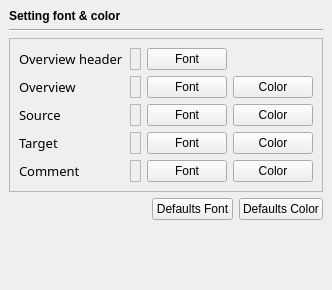
        <widget class="QWidget" name="interface" >
         <layout class="QGridLayout" >
          <property name="margin" >
           <number>9</number>
          </property>
          <property name="spacing" >
           <number>6</number>
          </property>
          <item row="3" column="1" >
           <widget class="QPushButton" name="bntDefaultsFont" >
            <property name="sizePolicy" >
             <sizepolicy>
              <hsizetype>0</hsizetype>
              <vsizetype>0</vsizetype>
              <horstretch>0</horstretch>
              <verstretch>0</verstretch>
             </sizepolicy>
            </property>
            <property name="text" >
             <string>Defaults Font</string>
            </property>
           </widget>
          </item>
          <item row="2" column="0" colspan="3" >
           <widget class="QFrame" name="frame2" >
            <property name="sizePolicy" >
             <sizepolicy>
              <hsizetype>7</hsizetype>
              <vsizetype>0</vsizetype>
              <horstretch>0</horstretch>
              <verstretch>0</verstretch>
             </sizepolicy>
            </property>
            <property name="frameShape" >
             <enum>QFrame::StyledPanel</enum>
            </property>
            <property name="frameShadow" >
             <enum>QFrame::Raised</enum>
            </property>
            <layout class="QGridLayout" >
             <property name="margin" >
              <number>9</number>
             </property>
             <property name="spacing" >
              <number>6</number>
             </property>
             <item row="0" column="0" >
              <widget class="QLabel" name="label2_4" >
               <property name="sizePolicy" >
                <sizepolicy>
                 <hsizetype>7</hsizetype>
                 <vsizetype>0</vsizetype>
                 <horstretch>0</horstretch>
                 <verstretch>0</verstretch>
                </sizepolicy>
               </property>
               <property name="font" >
                <font>
                 <family>Sans Serif</family>
                 <pointsize>10</pointsize>
                 <weight>50</weight>
                 <italic>false</italic>
                 <bold>false</bold>
                 <underline>false</underline>
                 <strikeout>false</strikeout>
                </font>
               </property>
               <property name="text" >
                <string>Overview header</string>
               </property>
               <property name="scaledContents" >
                <bool>true</bool>
               </property>
               <property name="wordWrap" >
                <bool>true</bool>
               </property>
               <property name="indent" >
                <number>0</number>
               </property>
              </widget>
             </item>
             <item row="1" column="0" >
              <widget class="QLabel" name="label2_5" >
               <property name="sizePolicy" >
                <sizepolicy>
                 <hsizetype>7</hsizetype>
                 <vsizetype>0</vsizetype>
                 <horstretch>0</horstretch>
                 <verstretch>0</verstretch>
                </sizepolicy>
               </property>
               <property name="font" >
                <font>
                 <family>Sans Serif</family>
                 <pointsize>10</pointsize>
                 <weight>50</weight>
                 <italic>false</italic>
                 <bold>false</bold>
                 <underline>false</underline>
                 <strikeout>false</strikeout>
                </font>
               </property>
               <property name="text" >
                <string>Overview</string>
               </property>
               <property name="scaledContents" >
                <bool>true</bool>
               </property>
               <property name="wordWrap" >
                <bool>true</bool>
               </property>
               <property name="indent" >
                <number>0</number>
               </property>
              </widget>
             </item>
             <item row="2" column="0" >
              <widget class="QLabel" name="Source_2" >
               <property name="sizePolicy" >
                <sizepolicy>
                 <hsizetype>7</hsizetype>
                 <vsizetype>0</vsizetype>
                 <horstretch>0</horstretch>
                 <verstretch>0</verstretch>
                </sizepolicy>
               </property>
               <property name="font" >
                <font>
                 <family>Sans Serif</family>
                 <pointsize>10</pointsize>
                 <weight>50</weight>
                 <italic>false</italic>
                 <bold>false</bold>
                 <underline>false</underline>
                 <strikeout>false</strikeout>
                </font>
               </property>
               <property name="text" >
                <string>Source</string>
               </property>
              </widget>
             </item>
             <item row="3" column="0" >
              <widget class="QLabel" name="label4_3" >
               <property name="sizePolicy" >
                <sizepolicy>
                 <hsizetype>7</hsizetype>
                 <vsizetype>0</vsizetype>
                 <horstretch>0</horstretch>
                 <verstretch>0</verstretch>
                </sizepolicy>
               </property>
               <property name="font" >
                <font>
                 <family>Sans Serif</family>
                 <pointsize>10</pointsize>
                 <weight>50</weight>
                 <italic>false</italic>
                 <bold>false</bold>
                 <underline>false</underline>
                 <strikeout>false</strikeout>
                </font>
               </property>
               <property name="text" >
                <string>Target</string>
               </property>
              </widget>
             </item>
             <item row="4" column="0" >
              <widget class="QLabel" name="lblsupportteam_2" >
               <property name="sizePolicy" >
                <sizepolicy>
                 <hsizetype>7</hsizetype>
                 <vsizetype>0</vsizetype>
                 <horstretch>0</horstretch>
                 <verstretch>0</verstretch>
                </sizepolicy>
               </property>
               <property name="font" >
                <font>
                 <family>Sans Serif</family>
                 <pointsize>10</pointsize>
                 <weight>50</weight>
                 <italic>false</italic>
                 <bold>false</bold>
                 <underline>false</underline>
                 <strikeout>false</strikeout>
                </font>
               </property>
               <property name="text" >
                <string>Comment</string>
               </property>
              </widget>
             </item>
             <item row="2" column="3" >
              <widget class="QPushButton" name="btnColorSource" >
               <property name="text" >
                <string>Color</string>
               </property>
              </widget>
             </item>
             <item row="4" column="3" >
              <widget class="QPushButton" name="btnColorComment" >
               <property name="text" >
                <string>Color</string>
               </property>
              </widget>
             </item>
             <item row="4" column="2" >
              <widget class="QPushButton" name="bntFontComment" >
               <property name="sizePolicy" >
                <sizepolicy>
                 <hsizetype>0</hsizetype>
                 <vsizetype>0</vsizetype>
                 <horstretch>0</horstretch>
                 <verstretch>0</verstretch>
                </sizepolicy>
               </property>
               <property name="text" >
                <string>Font</string>
               </property>
              </widget>
             </item>
             <item row="3" column="2" >
              <widget class="QPushButton" name="bntFontTarget" >
               <property name="sizePolicy" >
                <sizepolicy>
                 <hsizetype>0</hsizetype>
                 <vsizetype>0</vsizetype>
                 <horstretch>0</horstretch>
                 <verstretch>0</verstretch>
                </sizepolicy>
               </property>
               <property name="text" >
                <string>Font</string>
               </property>
              </widget>
             </item>
             <item row="2" column="2" >
              <widget class="QPushButton" name="bntFontSource" >
               <property name="sizePolicy" >
                <sizepolicy>
                 <hsizetype>0</hsizetype>
                 <vsizetype>0</vsizetype>
                 <horstretch>0</horstretch>
                 <verstretch>0</verstretch>
                </sizepolicy>
               </property>
               <property name="text" >
                <string>Font</string>
               </property>
              </widget>
             </item>
             <item row="1" column="2" >
              <widget class="QPushButton" name="bntFontOverview" >
               <property name="sizePolicy" >
                <sizepolicy>
                 <hsizetype>0</hsizetype>
                 <vsizetype>0</vsizetype>
                 <horstretch>0</horstretch>
                 <verstretch>0</verstretch>
                </sizepolicy>
               </property>
               <property name="text" >
                <string>Font</string>
               </property>
              </widget>
             </item>
             <item row="4" column="1" >
              <widget class="QLabel" name="lblComment" >
               <property name="sizePolicy" >
                <sizepolicy>
                 <hsizetype>7</hsizetype>
                 <vsizetype>0</vsizetype>
                 <horstretch>0</horstretch>
                 <verstretch>0</verstretch>
                </sizepolicy>
               </property>
               <property name="font" >
                <font>
                 <family>Sans Serif</family>
                 <pointsize>11</pointsize>
                 <weight>50</weight>
                 <italic>false</italic>
                 <bold>false</bold>
                 <underline>false</underline>
                 <strikeout>false</strikeout>
                </font>
               </property>
               <property name="frameShape" >
                <enum>QFrame::StyledPanel</enum>
               </property>
               <property name="text" >
                <string/>
               </property>
              </widget>
             </item>
             <item row="2" column="1" >
              <widget class="QLabel" name="lblSource" >
               <property name="sizePolicy" >
                <sizepolicy>
                 <hsizetype>7</hsizetype>
                 <vsizetype>0</vsizetype>
                 <horstretch>0</horstretch>
                 <verstretch>0</verstretch>
                </sizepolicy>
               </property>
               <property name="font" >
                <font>
                 <family>Sans Serif</family>
                 <pointsize>11</pointsize>
                 <weight>50</weight>
                 <italic>false</italic>
                 <bold>false</bold>
                 <underline>false</underline>
                 <strikeout>false</strikeout>
                </font>
               </property>
               <property name="frameShape" >
                <enum>QFrame::StyledPanel</enum>
               </property>
               <property name="text" >
                <string/>
               </property>
              </widget>
             </item>
             <item row="1" column="1" >
              <widget class="QLabel" name="lblOverView" >
               <property name="sizePolicy" >
                <sizepolicy>
                 <hsizetype>7</hsizetype>
                 <vsizetype>0</vsizetype>
                 <horstretch>0</horstretch>
                 <verstretch>0</verstretch>
                </sizepolicy>
               </property>
               <property name="font" >
                <font>
                 <family>Sans Serif</family>
                 <pointsize>11</pointsize>
                 <weight>50</weight>
                 <italic>false</italic>
                 <bold>false</bold>
                 <underline>false</underline>
                 <strikeout>false</strikeout>
                </font>
               </property>
               <property name="frameShape" >
                <enum>QFrame::StyledPanel</enum>
               </property>
               <property name="text" >
                <string/>
               </property>
              </widget>
             </item>
             <item row="0" column="2" >
              <widget class="QPushButton" name="bntFontOverviewHeader" >
               <property name="sizePolicy" >
                <sizepolicy>
                 <hsizetype>0</hsizetype>
                 <vsizetype>0</vsizetype>
                 <horstretch>0</horstretch>
                 <verstretch>0</verstretch>
                </sizepolicy>
               </property>
               <property name="text" >
                <string>Font</string>
               </property>
              </widget>
             </item>
             <item row="0" column="1" >
              <widget class="QLabel" name="lblOverViewHeader" >
               <property name="sizePolicy" >
                <sizepolicy>
                 <hsizetype>7</hsizetype>
                 <vsizetype>0</vsizetype>
                 <horstretch>0</horstretch>
                 <verstretch>0</verstretch>
                </sizepolicy>
               </property>
               <property name="font" >
                <font>
                 <family>Sans Serif</family>
                 <pointsize>11</pointsize>
                 <weight>50</weight>
                 <italic>false</italic>
                 <bold>false</bold>
                 <underline>false</underline>
                 <strikeout>false</strikeout>
                </font>
               </property>
               <property name="frameShape" >
                <enum>QFrame::StyledPanel</enum>
               </property>
               <property name="text" >
                <string/>
               </property>
              </widget>
             </item>
             <item row="3" column="1" >
              <widget class="QLabel" name="lblTarget" >
               <property name="sizePolicy" >
                <sizepolicy>
                 <hsizetype>7</hsizetype>
                 <vsizetype>0</vsizetype>
                 <horstretch>0</horstretch>
                 <verstretch>0</verstretch>
                </sizepolicy>
               </property>
               <property name="font" >
                <font>
                 <family>Sans Serif</family>
                 <pointsize>11</pointsize>
                 <weight>50</weight>
                 <italic>false</italic>
                 <bold>false</bold>
                 <underline>false</underline>
                 <strikeout>false</strikeout>
                </font>
               </property>
               <property name="frameShape" >
                <enum>QFrame::StyledPanel</enum>
               </property>
               <property name="text" >
                <string/>
               </property>
              </widget>
             </item>
             <item row="3" column="3" >
              <widget class="QPushButton" name="btnColorTarget" >
               <property name="text" >
                <string>Color</string>
               </property>
              </widget>
             </item>
             <item row="1" column="3" >
              <widget class="QPushButton" name="btnColorOverview" >
               <property name="text" >
                <string>Color</string>
               </property>
              </widget>
             </item>
            </layout>
           </widget>
          </item>
          <item row="3" column="2" >
           <widget class="QPushButton" name="bntDefaultsColor" >
            <property name="sizePolicy" >
             <sizepolicy>
              <hsizetype>0</hsizetype>
              <vsizetype>0</vsizetype>
              <horstretch>0</horstretch>
              <verstretch>0</verstretch>
             </sizepolicy>
            </property>
            <property name="text" >
             <string>Defaults Color</string>
            </property>
           </widget>
          </item>
          <item row="1" column="0" colspan="3" >
           <widget class="Line" name="line_2" >
            <property name="orientation" >
             <enum>Qt::Horizontal</enum>
            </property>
           </widget>
          </item>
          <item row="0" column="0" colspan="2" >
           <widget class="QLabel" name="label_4" >
            <property name="sizePolicy" >
             <sizepolicy>
              <hsizetype>7</hsizetype>
              <vsizetype>5</vsizetype>
              <horstretch>0</horstretch>
              <verstretch>0</verstretch>
             </sizepolicy>
            </property>
            <property name="font" >
             <font>
              <pointsize>9</pointsize>
              <weight>75</weight>
              <bold>true</bold>
             </font>
            </property>
            <property name="text" >
             <string>Setting font &amp; color</string>
            </property>
           </widget>
          </item>
          <item row="4" column="0" >
           <spacer>
            <property name="orientation" >
             <enum>Qt::Vertical</enum>
            </property>
            <property name="sizeHint" >
             <size>
              <width>20</width>
              <height>61</height>
             </size>
            </property>
           </spacer>
          </item>
         </layout>
        </widget>
